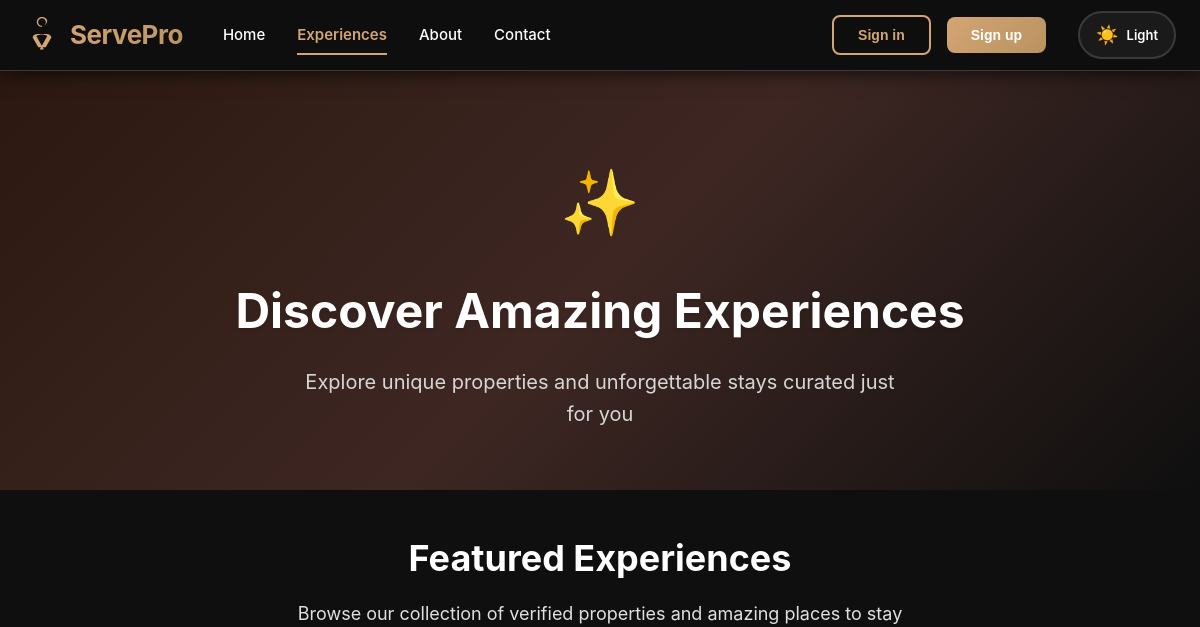
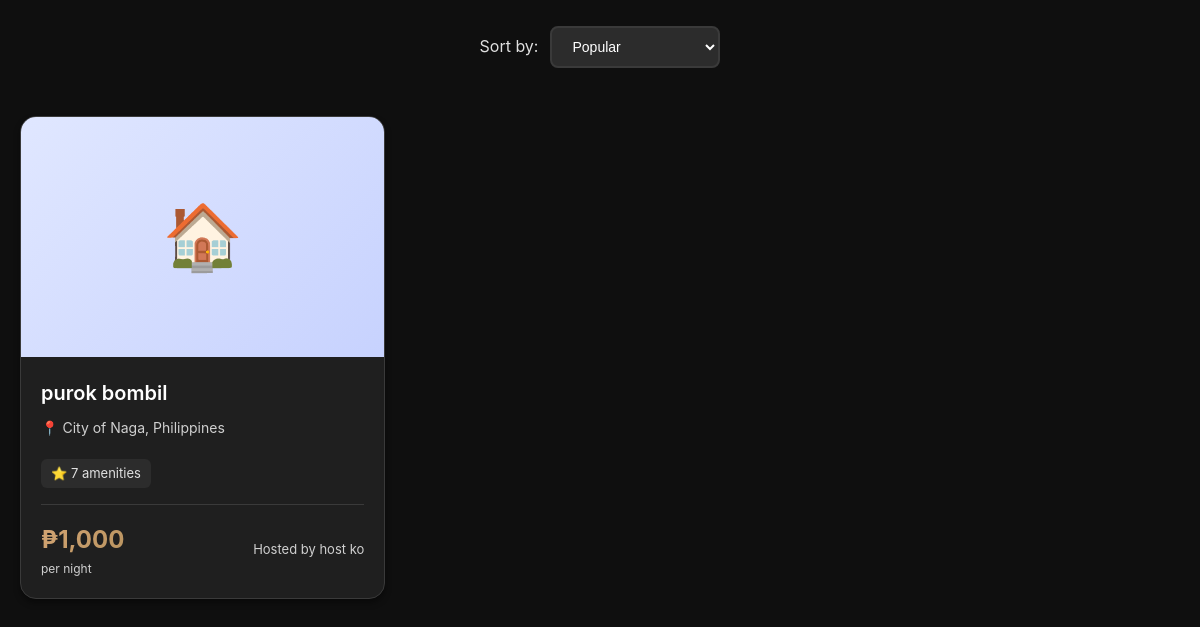
Before: /experiences.php with the older database file (2 pictures, top to bottom).
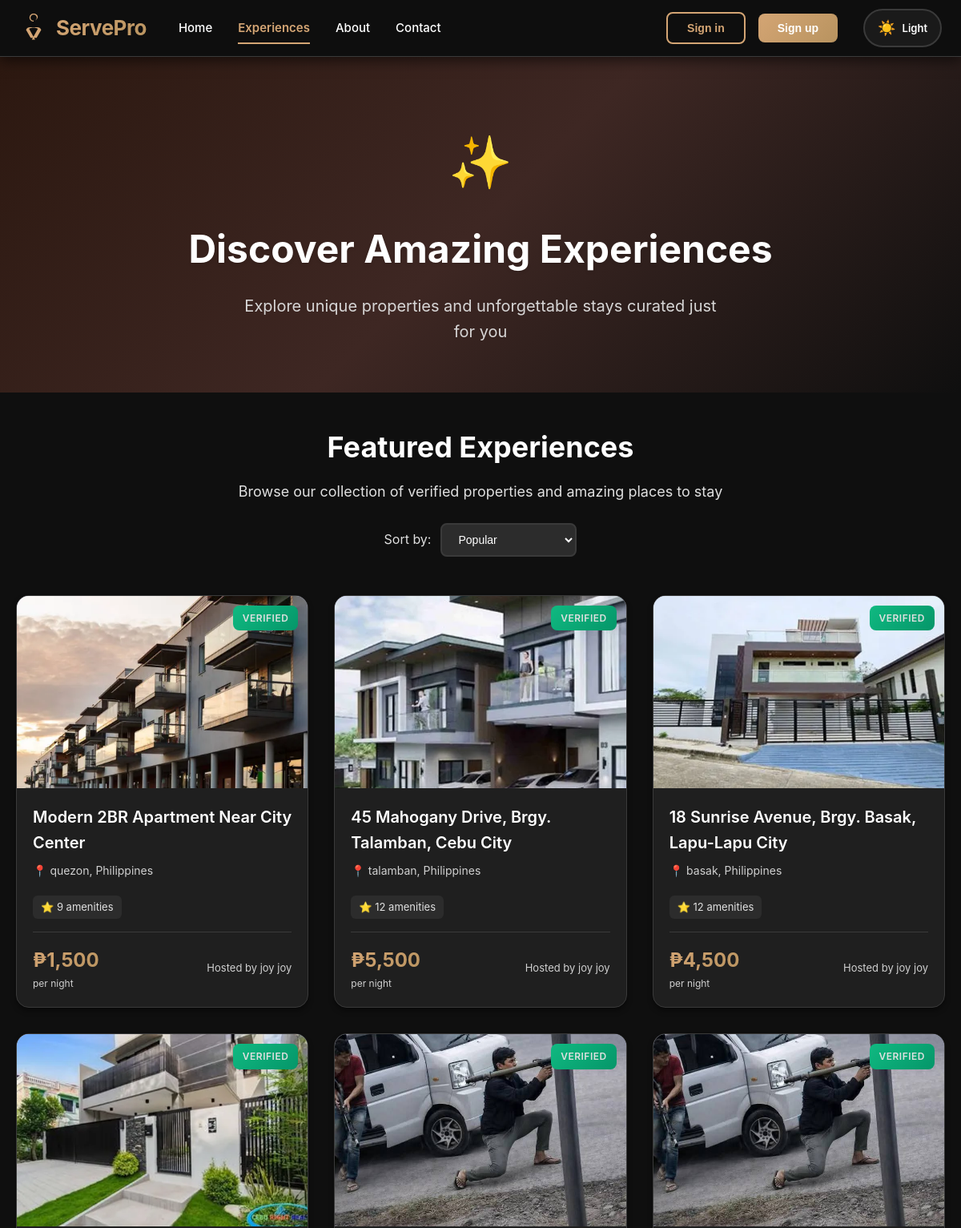
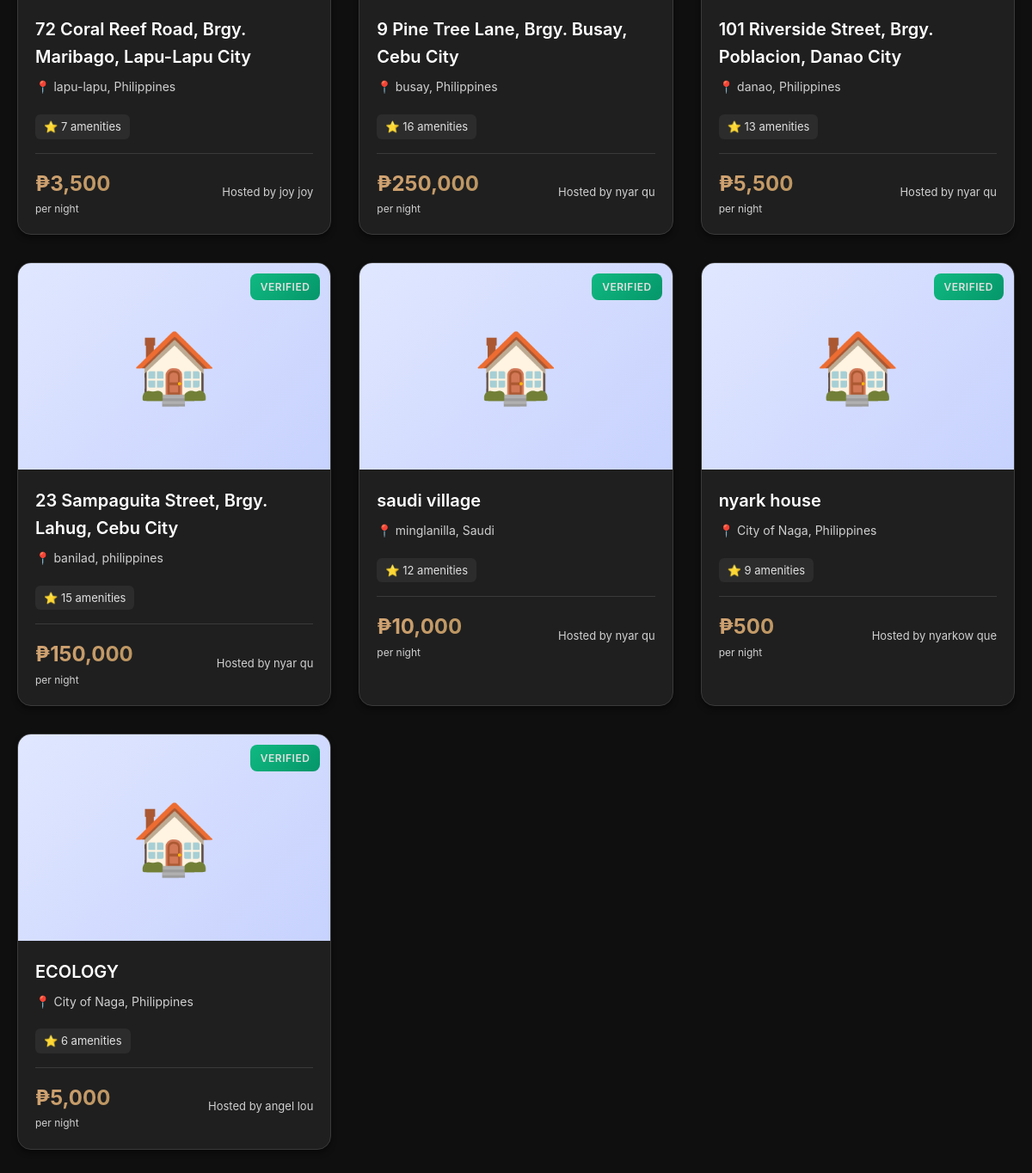
After: the same page with the newer database file (2 pictures, top to bottom).
### tables this page shows
CREATE TABLE `properties` (
  `id` int(11) NOT NULL,
  `host_id` int(11) NOT NULL,
  `title` varchar(255) NOT NULL,
  `description` text NOT NULL,
  `property_type` enum('house','apartment','condo','villa','hotel') NOT NULL,
  `address` text NOT NULL,
  `city` varchar(100) NOT NULL,
  `country` varchar(100) NOT NULL,
  `price_per_night` decimal(10,2) NOT NULL,
  `max_guests` int(11) NOT NULL,
  `bedrooms` int(11) NOT NULL,
  `bathrooms` int(11) NOT NULL,
  `latitude` decimal(10,8) DEFAULT NULL,
  `longitude` decimal(11,8) DEFAULT NULL,
  `auto_accept_bookings` tinyint(1) NOT NULL DEFAULT 0,
  `status` enum('pending','approved','rejected','suspended','out_of_order') DEFAULT 'pending',
  `admin_notes` text DEFAULT NULL,
  `created_at` timestamp NOT NULL DEFAULT current_timestamp(),
  `updated_at` timestamp NOT NULL DEFAULT current_timestamp() ON UPDATE current_timestamp()
);

CREATE TABLE `users` (
  `id` int(11) NOT NULL,
  `first_name` varchar(50) NOT NULL,
  `last_name` varchar(50) NOT NULL,
  `email` varchar(100) NOT NULL,
  `password` varchar(255) NOT NULL,
  `created_at` timestamp NOT NULL DEFAULT current_timestamp(),
  `role` enum('guest','host','admin') DEFAULT 'guest',
  `host_verified` tinyint(1) NOT NULL DEFAULT 0
);

### config/session.php (called while the page is built, shortened)
<?php
function isLoggedIn() {
    return isset($_SESSION['user_id']);
}
?>

### experiences.php (the view, shortened to what this page needs)
<?php
require_once __DIR__ . '/config/session.php';
$user = isLoggedIn() ? getCurrentUser() : null;
$conn = getDBConnection();
$query = "
    SELECT p.*, u.first_name, u.last_name,
    (SELECT photo_url FROM property_photos WHERE property_id = p.id AND is_primary = 1 LIMIT 1) as primary_photo
    FROM properties p
    JOIN users u ON p.host_id = u.id
    WHERE p.status = 'approved'
    ORDER BY p.created_at DESC
";
$result = $conn->query($query);
$properties = [];
if ($result) {
    $properties = $result->fetch_all(MYSQLI_ASSOC);
}
$property_amenities = [];
foreach ($properties as $property) {
    $stmt = $conn->prepare("
        SELECT COUNT(*) as amenity_count
        FROM property_amenities
        WHERE property_id = ?
    ");
    $stmt->bind_param("i", $property['id']);
    $stmt->execute();
    $amenity_result = $stmt->get_result();
    $property_amenities[$property['id']] = $amenity_result->fetch_assoc()['amenity_count'];
}
?>
<!DOCTYPE html>
<html lang="en">
<head>
    <link rel="stylesheet" href="assets/css/style.css?v=23.0">
    <link rel="stylesheet" href="assets/css/landing.css?v=23.0">
    <link rel="stylesheet" href="assets/css/modal.css?v=23.0">
    <link rel="stylesheet" href="assets/css/role-select.css?v=23.0">
    <link rel="stylesheet" href="assets/css/theme-toggle.css?v=23.0">
</head>
<body>
    <nav class="navbar">
        <div class="nav-container">
            <div class="nav-left">
                <a href="home.php" class="brand">
                    <span class="brand-name">ServePro</span>
                </a>
                <div class="nav-links">
                    <a href="home.php">Home</a>
                    <a href="experiences.php" class="active">Experiences</a>
                    <a href="about.php">About</a>
                    <a href="contact.php">Contact</a>
                </div>
            </div>
            <div class="nav-right">
                <?php if ($user): ?>
                    <div class="user-nav">
                        <span class="user-greeting">Hi, <?php echo htmlspecialchars($user['first_name']); ?></span>
                        <?php if ($user['role'] === 'admin'): ?>
                            <a href="admin/dashboard.php" class="nav-btn">Admin Panel</a>
                        <?php elseif ($user['role'] === 'host'): ?>
                            <a href="host/dashboard.php" class="nav-btn">Dashboard</a>
                        <?php else: ?>
                            <a href="home.php" class="nav-btn">Browse</a>
                        <?php endif; ?>
                        <a href="logout.php" class="nav-btn-outline">Logout</a>
                    </div>
                <?php else: ?>
                    <button onclick="openModal('loginModal')" class="nav-btn-outline">Sign in</button>
                    <button onclick="openModal('registerModal')" class="nav-btn">Sign up</button>
                <?php endif; ?>
                <div class="theme-toggle">
                    <span class="theme-toggle-icon">☀️</span>
                    <span class="theme-toggle-text">Light</span>
                </div>
            </div>
        </div>
    </nav>
    <section class="experiences-hero">
        <div class="experience-icon">✨</div>
        <h1>Discover Amazing Experiences</h1>
        <p>Explore unique properties and unforgettable stays curated just for you</p>
    </section>
    <div class="experiences-content">
        <div class="section-header">
            <h2>Featured Experiences</h2>
            <p>Browse our collection of verified properties and amazing places to stay</p>
            <div class="sort-options" style="margin-top: 24px; display: flex; justify-content: center; align-items: center; gap: 12px;">
                <label style="color: #E0E0E0; font-size: 16px;">Sort by:</label>
                <select class="sort-select experience-sort" style="padding: 10px 16px; background: #2C2C2C; color: #FFFFFF; border: 2px solid #3A3A3A; border-radius: 8px; font-size: 14px; cursor: pointer;">
                    <option value="popular">Popular</option>
                </select>
            </div>
        </div>
        <div class="experiences-grid">
            <?php if (empty($properties)): ?>
                <div class="empty-state">
                    <div class="empty-state-icon">🏝️</div>
                    <h3>No Experiences Available Yet</h3>
                    <p>Check back soon for amazing properties and experiences!</p>
                    <a href="home.php" class="btn-home">Back to Home</a>
                </div>
            <?php else: ?>
                <?php foreach ($properties as $property): ?>
                    <div class="experience-card" onclick="openPropertyModal(<?php echo $property['id']; ?>)" data-price="<?php echo $property['price_per_night']; ?>" data-date="<?php echo $property['created_at']; ?>">
                        <div class="experience-image">
                            <?php if (!empty($property['primary_photo'])):
                                $photo_path = ltrim($property['primary_photo'], '/');
                            ?>
                                <img src="<?php echo htmlspecialchars($photo_path); ?>"
                                     alt="<?php echo htmlspecialchars($property['title']); ?>"
                                     onerror="this.style.display='none'; this.parentElement.innerHTML='🏠';">
                            <?php else: ?>
                                <div style="font-size: 80px; text-align: center; padding: 40px;">🏠</div>
                            <?php endif; ?>
                            <div class="experience-badge">Verified</div>
                        </div>
                        <div class="experience-info">
                            <h3 class="experience-title"><?php echo htmlspecialchars($property['title']); ?></h3>
                            <div class="experience-location">
                                📍 <?php echo htmlspecialchars($property['city'] . ', ' . $property['country']); ?>
                            </div>
                            <?php if (isset($property_amenities[$property['id']]) && $property_amenities[$property['id']] > 0): ?>
                                <div class="amenities-count">
                                    ⭐ <?php echo $property_amenities[$property['id']]; ?> amenities
                                </div>
                            <?php endif; ?>
                            <div class="experience-details">
                                <div>
                                    <div class="experience-price price-amount">
                                        ₱<?php echo number_format($property['price_per_night'], 0); ?>
                                    </div>
                                    <div class="experience-price-label">per night</div>
                                </div>
                                <span class="experience-host">Hosted by <?php echo htmlspecialchars($property['first_name'] . ' ' . $property['last_name']); ?></span>
                            </div>
                        </div>
                    </div>
                <?php endforeach; ?>
            <?php endif; ?>
        </div>
    </div>
</body>
</html>

### assets/css/style.css (style rules this page uses)
* { margin: 0; padding: 0; box-sizing: border-box; }
:root { --primary-color: #D4A574; --primary-dark: #B8935F; --primary-light: #E6C89C; --secondary-color: #1A1A1A; --accent-color: #D4A574; --text-dark: #FFFFFF; --text-gray: #B8B8B8; --bg-light: #1F1F1F; --border-color: #3A3A3A; --bg-primary: #0F0F0F; --bg-secondary: #1A1A1A; --bg-tertiary: #2C2C2C; --wood-dark: #2C1810; --wood-medium: #3E2723; --wood-light: #5D4037; }
body { font-family: -apple-system, BlinkMacSystemFont, 'Segoe UI', 'Inter', Roboto, 'Helvetica Neue', Arial, sans-serif; background: var(--bg-primary); color: #FFFFFF !important; line-height: 1.6; min-height: 100vh; }
h1, h2, h3, h4, h5, h6 { color: #FFFFFF !important; }
p, span, div { color: #E0E0E0 !important; }

### assets/css/landing.css (style rules this page uses)
:root { --primary-color: #D4A574; --primary-dark: #B8935F; --secondary-color: #1A1A1A; --accent-color: #D4A574; --text-dark: #FFFFFF; --text-light: #B8B8B8; --bg-light: #1F1F1F; --bg-dark: #0F0F0F; --bg-darker: #0A0A0A; --border-color: #3A3A3A; --wood-dark: #2C1810; --wood-medium: #3E2723; --shadow-sm: 0 2px 8px rgba(0, 0, 0, 0.3); --shadow-md: 0 4px 16px rgba(0, 0, 0, 0.4); --shadow-lg: 0 8px 32px rgba(0, 0, 0, 0.5); --shadow-gold: 0 4px 16px rgba(212, 165, 116, 0.2); }
* { margin: 0; padding: 0; box-sizing: border-box; }
body { font-family: -apple-system, BlinkMacSystemFont, 'Segoe UI', 'Inter', Roboto, 'Helvetica Neue', Arial, sans-serif; color: #FFFFFF !important; background: var(--bg-dark); overflow-x: hidden; }
h1, h2, h3, h4, h5, h6 { color: #FFFFFF !important; }
p { color: #E0E0E0 !important; }
.navbar { position: sticky; top: 0; background: rgba(15, 15, 15, 0.98); backdrop-filter: blur(15px); border-bottom: 1px solid var(--border-color); z-index: 1000; box-shadow: 0 4px 16px rgba(0, 0, 0, 0.6); }
.nav-container { max-width: 1400px; margin: 0 auto; padding: 0 24px; display: flex; justify-content: space-between; align-items: center; height: 70px; }
.nav-left { display: flex; align-items: center; gap: 40px; }
.brand { display: flex; align-items: center; gap: 10px; text-decoration: none; transition: transform 0.2s ease; }
.brand-icon { width: 36px; height: 36px; fill: var(--primary-color); }
.brand-name { font-size: 26px; font-weight: 700; background: linear-gradient(135deg, var(--primary-color), var(--primary-dark)); -webkit-background-clip: text; -webkit-text-fill-color: transparent; background-clip: text; letter-spacing: -0.5px; }
.nav-links { display: flex; gap: 32px; }
.nav-links a { color: var(--text-dark); text-decoration: none; font-weight: 500; font-size: 15px; transition: color 0.2s ease; position: relative; }
.nav-links a::after { content: ''; position: absolute; bottom: -8px; left: 0; width: 0; height: 2px; background: var(--primary-color); transition: width 0.3s ease; }
.nav-links a.active { color: var(--primary-color); font-weight: 600; }
.nav-links a.active::after { width: 100%; }
.nav-right { display: flex; align-items: center; gap: 16px; }
.nav-btn, button.nav-btn { padding: 10px 24px; background: linear-gradient(135deg, var(--primary-color), var(--primary-dark)); color: white; border: none; border-radius: 8px; text-decoration: none; font-weight: 600; font-size: 14px; cursor: pointer; transition: transform 0.2s ease, box-shadow 0.2s ease; display: inline-block; }
.nav-btn-outline, button.nav-btn-outline { padding: 10px 24px; background: transparent; color: var(--primary-color); border: 2px solid var(--primary-color); border-radius: 8px; text-decoration: none; font-weight: 600; font-size: 14px; cursor: pointer; transition: all 0.2s ease; display: inline-block; }
.sort-options { display: flex; align-items: center; gap: 12px; }
.sort-options label { font-size: 14px; color: var(--text-light); }
.sort-select { padding: 8px 16px; border: 1px solid var(--border-color); border-radius: 8px; font-size: 14px; cursor: pointer; outline: none; }

Changed rows visible on the page:
removed properties: title "purok bombil", city+country "City of Naga, Philippines", id "7", price_per_night "1,000", host.last_name "host ko"
added properties: shows a picture, title "Modern 2BR Apartment Near City Center", city+country "quezon, Philippines", id "9", price_per_night "1,500", host.last_name "joy joy"
added properties: shows a picture, title "45 Mahogany Drive, Brgy. Talamban, Cebu City", city+country "talamban, Philippines", id "12", price_per_night "5,500", host.last_name "joy joy"
added properties: shows a picture, title "18 Sunrise Avenue, Brgy. Basak, Lapu-Lapu City", city+country "basak, Philippines", id "12", price_per_night "4,500", host.last_name "joy joy"
added properties: shows a picture, title "72 Coral Reef Road, Brgy. Maribago, Lapu-Lapu City", city+country "lapu-lapu, Philippines", id "7", price_per_night "3,500", host.last_name "joy joy"
added properties: title "9 Pine Tree Lane, Brgy. Busay, Cebu City", city+country "busay, Philippines", id "16", price_per_night "250,000", host.last_name "nyar qu"
added properties: title "101 Riverside Street, Brgy. Poblacion, Danao City", city+country "danao, Philippines", id "13", price_per_night "5,500", host.last_name "nyar qu"
added properties: title "23 Sampaguita Street, Brgy. Lahug, Cebu City", city+country "banilad, philippines", id "15", price_per_night "150,000", host.last_name "nyar qu"
added properties: title "saudi village", city+country "minglanilla, Saudi", id "12", price_per_night "10,000", host.last_name "nyar qu"
added properties: title "nyark house", city+country "City of Naga, Philippines", id "9", price_per_night "500", host.last_name "nyarkow que"
added properties: title "ECOLOGY", city+country "City of Naga, Philippines", id "6", price_per_night "5,000", host.last_name "angel lou"
